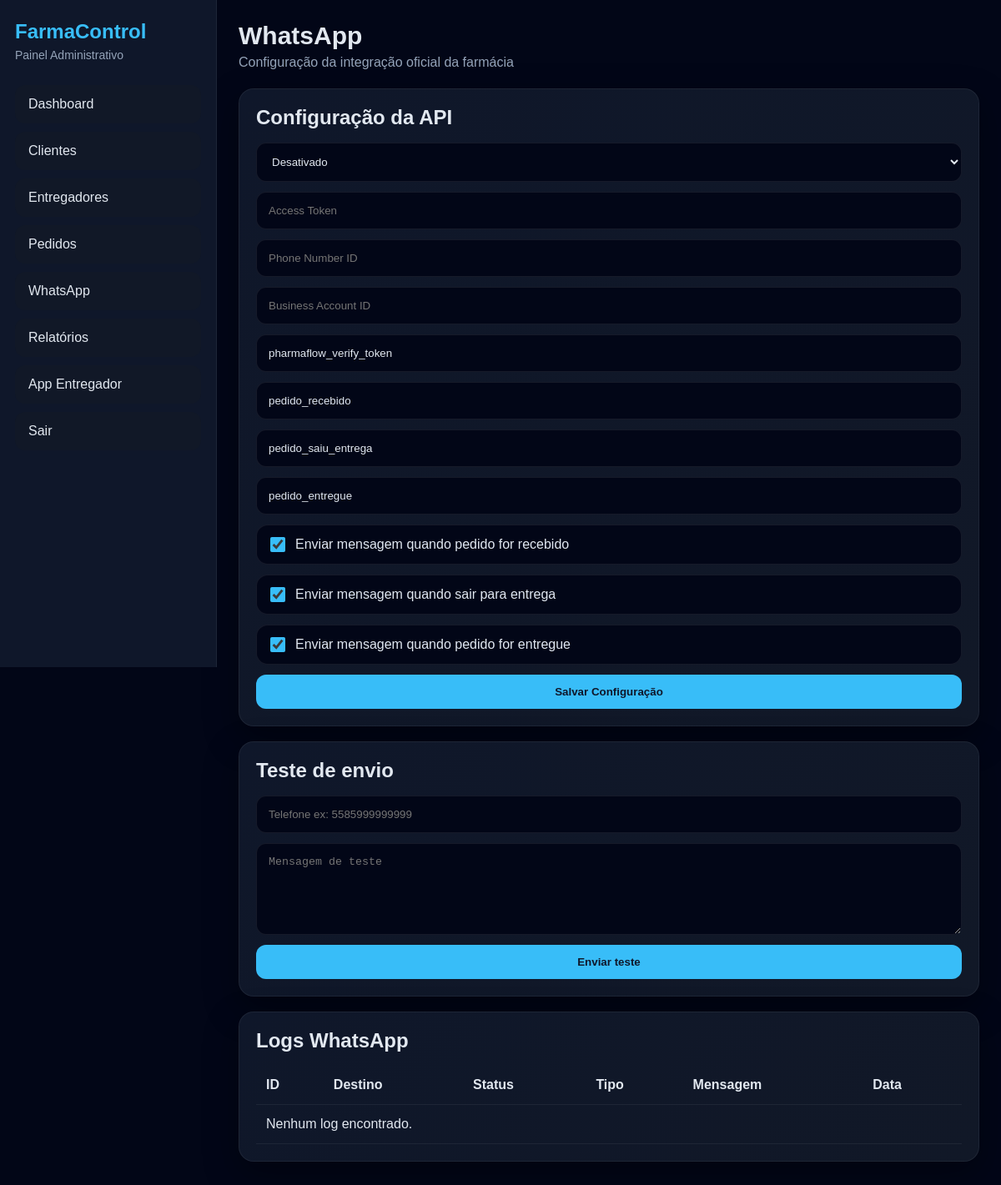
The page /whatsapp/config (signed in) on the database its author committed.
### models.py (models this page shows)
class WhatsAppConfig(db.Model):
    __tablename__ = "whatsapp_config"
    id = db.Column(db.Integer, primary_key=True)
    ativo = db.Column(db.Boolean, default=False)
    access_token = db.Column(db.Text, nullable=True)
    phone_number_id = db.Column(db.String(100), nullable=True)
    business_account_id = db.Column(db.String(100), nullable=True)
    verify_token = db.Column(db.String(150), nullable=True)
    nome_template_pedido_recebido = db.Column(db.String(100), nullable=True)
    nome_template_saiu_entrega = db.Column(db.String(100), nullable=True)
    nome_template_pedido_entregue = db.Column(db.String(100), nullable=True)
    enviar_pedido_recebido = db.Column(db.Boolean, default=True)
    enviar_saiu_entrega = db.Column(db.Boolean, default=True)
    enviar_pedido_entregue = db.Column(db.Boolean, default=True)
    criado_em = db.Column(db.DateTime, default=agora_brasil)
    atualizado_em = db.Column(db.DateTime, default=agora_brasil, onupdate=agora_brasil)

### app.py (the view, shortened to what this page needs)
    @app.route("/whatsapp/config", methods=["GET", "POST"])
    @login_required
    def whatsapp_config():
        cfg = obter_config_whatsapp()
        logs = WhatsAppLog.query.order_by(WhatsAppLog.id.desc()).limit(20).all()
        return render_template(
            "whatsapp_config.html",
            cfg=cfg,
            logs=logs
        )

### app.py (called while the page is built)
def obter_config_whatsapp():
    return WhatsAppConfig.query.first()

### models.py (called while the page is built)
@login_manager.user_loader
def load_user(user_id):
    return User.query.get(int(user_id))

### templates/whatsapp_config.html (shortened to what this page needs)
{% extends "base.html" %}
{% block content %}
<div class="page-head">
  <div>
    <h1>WhatsApp</h1>
    <p class="muted">Configuração da integração oficial da farmácia</p>
  </div>
</div>
<div class="panel">
  <h2>Configuração da API</h2>
  <form method="post" class="form-grid">
    <select name="ativo">
      <option value="">Desativado</option>
    </select>
    <input
      type="text"
      name="access_token"
      placeholder="Access Token"
      value="{{ cfg.access_token or '' }}"
    >
    <input
      type="text"
      name="phone_number_id"
      placeholder="Phone Number ID"
      value="{{ cfg.phone_number_id or '' }}"
    >
    <input
      type="text"
      name="business_account_id"
      placeholder="Business Account ID"
      value="{{ cfg.business_account_id or '' }}"
    >
    <input
      type="text"
      name="verify_token"
      placeholder="Verify Token"
      value="{{ cfg.verify_token or '' }}"
    >
    <input
      type="text"
      name="nome_template_pedido_recebido"
      placeholder="Template pedido recebido"
      value="{{ cfg.nome_template_pedido_recebido or '' }}"
    >
    <input
      type="text"
      name="nome_template_saiu_entrega"
      placeholder="Template saiu para entrega"
      value="{{ cfg.nome_template_saiu_entrega or '' }}"
    >
    <input
      type="text"
      name="nome_template_pedido_entregue"
      placeholder="Template pedido entregue"
      value="{{ cfg.nome_template_pedido_entregue or '' }}"
    >
    <label class="check-line">
      <input type="checkbox" name="enviar_pedido_recebido" {% if cfg.enviar_pedido_recebido %}checked{% endif %}>
      <span>Enviar mensagem quando pedido for recebido</span>
    </label>
    <label class="check-line">
      <input type="checkbox" name="enviar_saiu_entrega" {% if cfg.enviar_saiu_entrega %}checked{% endif %}>
      <span>Enviar mensagem quando sair para entrega</span>
    </label>
    <label class="check-line">
      <input type="checkbox" name="enviar_pedido_entregue" {% if cfg.enviar_pedido_entregue %}checked{% endif %}>
      <span>Enviar mensagem quando pedido for entregue</span>
    </label>
    <button type="submit" class="btn btn-primary">Salvar Configuração</button>
  </form>
</div>
<div class="panel">
  <h2>Teste de envio</h2>
  <form method="post" action="{{ url_for('whatsapp_teste') }}" class="form-grid">
    <input
      type="text"
      name="numero"
      placeholder="Telefone ex: 5585999999999"
      required
    >
    <textarea
      name="mensagem"
      placeholder="Mensagem de teste"
      required
    ></textarea>
    <button class="btn btn-primary" type="submit">Enviar teste</button>
  </form>
</div>
<div class="panel">
  <h2>Logs WhatsApp</h2>
  <div class="table-wrap">
    <table>
      <thead>
        <tr>
          <th>ID</th>
          <th>Destino</th>
          <th>Status</th>
          <th>Tipo</th>
          <th>Mensagem</th>
          <th>Data</th>
        </tr>
      </thead>
      <tbody>
        {% for log in logs %}
        <tr>
          <td>{{ log.id }}</td>
          <td>{{ log.destino or "-" }}</td>
          <td>{{ log.status }}</td>
          <td>{{ log.tipo }}</td>
          <td>{{ log.mensagem or "-" }}</td>
          <td>{{ log.criado_em }}</td>
        </tr>
        {% else %}
        <tr>
          <td colspan="6">Nenhum log encontrado.</td>
        </tr>
        {% endfor %}
      </tbody>
    </table>
  </div>
</div>
{% endblock %}

### static/style.css (style rules this page uses)
* { margin: 0; padding: 0; box-sizing: border-box; }
body { background: #020617; color: #e2e8f0; font-family: Arial, sans-serif; }
.page-head { margin-bottom: 22px; }
.page-head h1 { font-size: 30px; margin-bottom: 6px; }
.muted { color: #94a3b8; }
.card, .panel, .mobile-card { background: linear-gradient(135deg, #0f172a, #111827); border: 1px solid rgba(255,255,255,0.06); border-radius: 18px; box-shadow: 0 15px 40px rgba(0,0,0,0.35); }
.panel { padding: 20px; margin-bottom: 18px; }
.panel h2 { margin-bottom: 16px; }
.form-grid { display: grid; gap: 12px; }
input, select, textarea { width: 100%; background: #020617; color: #e2e8f0; border: 1px solid rgba(255,255,255,0.08); border-radius: 12px; padding: 14px; outline: none; }
textarea { min-height: 110px; resize: vertical; }
.btn { border: none; padding: 13px 18px; border-radius: 12px; cursor: pointer; font-weight: bold; display: inline-block; text-align: center; }
.btn-primary { background: #38bdf8; color: #0f172a; }
.table-wrap { overflow-x: auto; }
table { width: 100%; border-collapse: collapse; }
table th, table td { text-align: left; padding: 14px 12px; border-bottom: 1px solid rgba(255,255,255,0.06); vertical-align: top; }
.check-line { display: flex; align-items: center; gap: 12px; background: #020617; border: 1px solid rgba(255,255,255,0.08); border-radius: 14px; padding: 14px 16px; }
.check-line input[type="checkbox"] { width: 18px; height: 18px; accent-color: #38bdf8; }
.check-line span { color: #e2e8f0; }

### rows shown on the page
WhatsAppConfig: verify_token "pharmaflow_verify_token", nome_template_pedido_recebido "pedido_recebido", nome_template_saiu_entrega "pedido_saiu_entrega", nome_template_pedido_entregue "pedido_entregue", enviar_pedido_recebido "☑", enviar_saiu_entrega "☑", enviar_pedido_entregue "☑"
